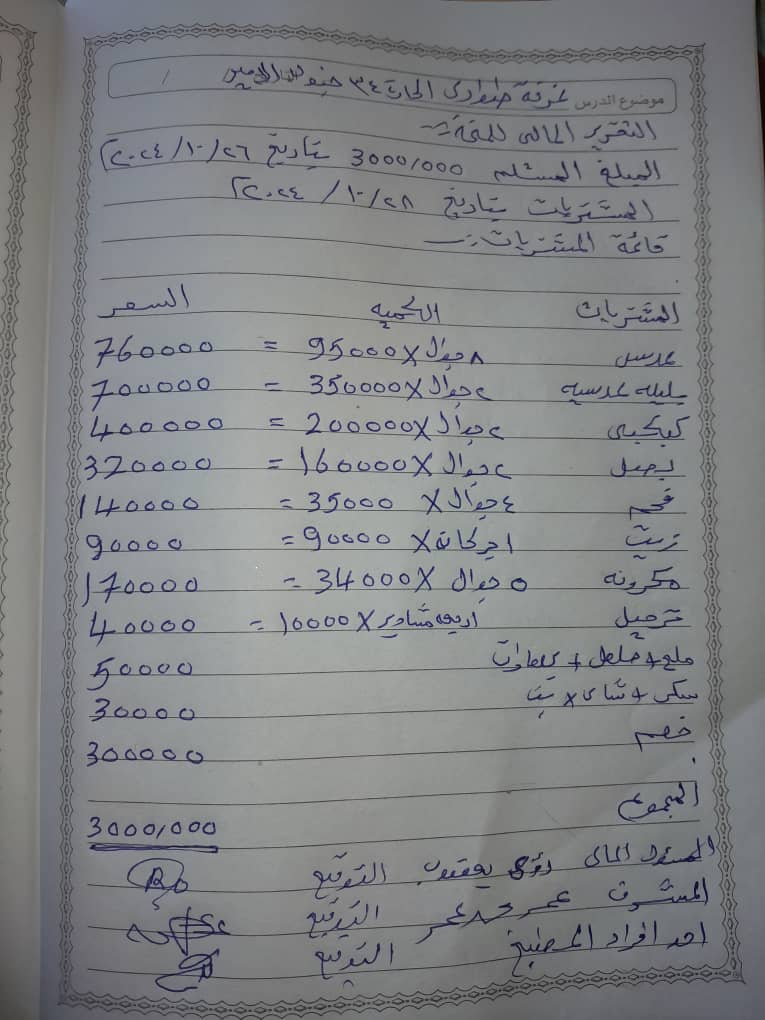
#> input picture uploads/0a14880c07b76d4b71bb6ae00.jpeg, 765 x 1020 px
$ python preprocess.py uploads/0a14880c07b76d4b71bb6ae00.jpeg out.png
#> lines starting #> are read from the running program, lines starting #| are printed output that depends on the picture; after the words box and inside, x2 and y2 are one past the last pixel; in counts of white or black regions, pixels touching at a corner belong together
# preprocess.py
import cv2
import sys

def preprocess_image(image_path, output_path):
    # Load the image in grayscale
#> called with image_path = 'uploads/0a14880c07b76d4b71bb6ae00.jpeg', output_path = 'out.png'
    image = cv2.imread(image_path, cv2.IMREAD_GRAYSCALE)
#> image: shape (1020, 765); min 0, max 239, mean 130.1

    # Resize the image for better OCR accuracy (scaling up)
    image = cv2.resize(image, None, fx=1.5, fy=1.5, interpolation=cv2.INTER_LINEAR)
#> image: shape (1530, 1148)

    # Apply adaptive thresholding for binarization
    thresh = cv2.adaptiveThreshold(
        image, 255, cv2.ADAPTIVE_THRESH_MEAN_C, cv2.THRESH_BINARY, 15, 10
    )
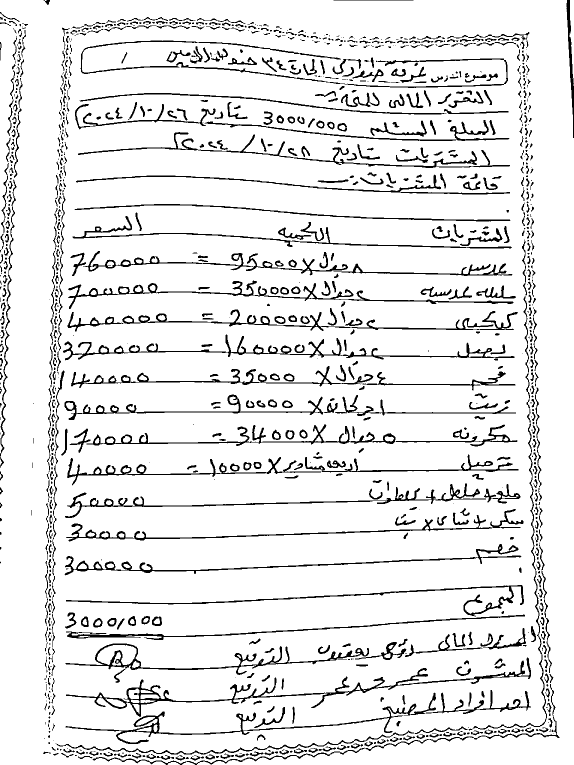
#> thresh: shape (1530, 1148) (shown at 1/2 size); 90.4% white; 1163 black regions (480 under 20 px), largest, box (x1, y1, x2, y2) and area: (132, 1315, 1062, 1434) 6539, (126, 669, 1030, 721) 5206, (161, 81, 1016, 176) 4507

    # Save the preprocessed image
    cv2.imwrite(output_path, thresh)

if __name__ == "__main__":
    if len(sys.argv) != 3:
        print("Usage: python preprocess.py <input_path> <output_path>")
        sys.exit(1)

    input_path = sys.argv[1]
    output_path = sys.argv[2]
    preprocess_image(input_path, output_path)
